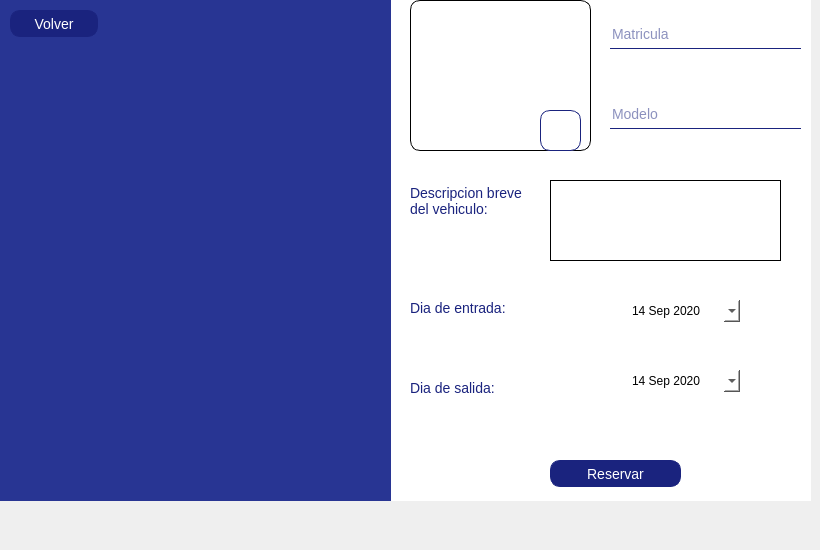
    <widget class="QWidget" name="ReservacionPremium">
     <widget class="QGroupBox" name="groupBox_7">
      <property name="geometry">
       <rect>
        <x>0</x>
        <y>-40</y>
        <width>811</width>
        <height>541</height>
       </rect>
      </property>
      <property name="styleSheet">
       <string notr="true">*{
background-color: transparent;
border: none;
}


QGroupBox{
background-color:white;
border: none;

}

QLineEdit{
color: #1a237e;
border-bottom: 1px solid #1a237e;
border-color: #1a237e;
font-size:14px;
}

QLabel{
color:#1a237e;
background-color: transparent;
font-size:14px

}

QPushButton{
color: white;
background-color: #1a237e;
font-size:14px;
border: 1px solid #1a237e;
border-radius: 10px; 
padding: 2px 4px;
}


</string>
      </property>
      <property name="title">
       <string/>
      </property>
      <property name="checkable">
       <bool>false</bool>
      </property>
      <widget class="QPushButton" name="reservarcajon_3">
       <property name="geometry">
        <rect>
         <x>550</x>
         <y>500</y>
         <width>131</width>
         <height>27</height>
        </rect>
       </property>
       <property name="styleSheet">
        <string notr="true"/>
       </property>
       <property name="text">
        <string>Reservar</string>
       </property>
      </widget>
      <widget class="QLineEdit" name="Modelo_2">
       <property name="geometry">
        <rect>
         <x>610</x>
         <y>140</y>
         <width>191</width>
         <height>29</height>
        </rect>
       </property>
       <property name="styleSheet">
        <string notr="true"/>
       </property>
       <property name="readOnly">
        <bool>false</bool>
       </property>
       <property name="placeholderText">
        <string>Modelo</string>
       </property>
       <property name="clearButtonEnabled">
        <bool>true</bool>
       </property>
      </widget>
      <widget class="QLineEdit" name="Matricula_2">
       <property name="geometry">
        <rect>
         <x>610</x>
         <y>60</y>
         <width>191</width>
         <height>29</height>
        </rect>
       </property>
       <property name="styleSheet">
        <string notr="true"/>
       </property>
       <property name="placeholderText">
        <string>Matricula</string>
       </property>
      </widget>
      <widget class="QLabel" name="fotouser_3">
       <property name="geometry">
        <rect>
         <x>410</x>
         <y>40</y>
         <width>181</width>
         <height>151</height>
        </rect>
       </property>
       <property name="styleSheet">
        <string notr="true">border: 1px solid black;
border-radius:10px;</string>
       </property>
       <property name="text">
        <string/>
       </property>
      </widget>
      <widget class="QPushButton" name="autofoto_3">
       <property name="geometry">
        <rect>
         <x>540</x>
         <y>150</y>
         <width>41</width>
         <height>41</height>
        </rect>
       </property>
       <property name="styleSheet">
        <string notr="true">QPushButton{
	border-image: url(:/Imagenes/camara.png);
    background-color: white;
    width: 36px;
    height: 36px;
}</string>
       </property>
       <property name="text">
        <string/>
       </property>
      </widget>
      <widget class="QPlainTextEdit" name="descripcion_2">
       <property name="geometry">
        <rect>
         <x>550</x>
         <y>220</y>
         <width>231</width>
         <height>81</height>
        </rect>
       </property>
       <property name="styleSheet">
        <string notr="true">border: 1px solid black;</string>
       </property>
       <property name="plainText">
        <string/>
       </property>
      </widget>
      <widget class="QLabel" name="label_Registro_5">
       <property name="geometry">
        <rect>
         <x>-10</x>
         <y>20</y>
         <width>401</width>
         <height>521</height>
        </rect>
       </property>
       <property name="styleSheet">
        <string notr="true">background-color: rgb(40, 53, 147);</string>
       </property>
       <property name="text">
        <string/>
       </property>
      </widget>
      <widget class="QLabel" name="label_15">
       <property name="geometry">
        <rect>
         <x>410</x>
         <y>340</y>
         <width>151</width>
         <height>16</height>
        </rect>
       </property>
       <property name="text">
        <string>Dia de entrada:</string>
       </property>
      </widget>
      <widget class="QLabel" name="label_16">
       <property name="geometry">
        <rect>
         <x>410</x>
         <y>420</y>
         <width>151</width>
         <height>16</height>
        </rect>
       </property>
       <property name="text">
        <string>Dia de salida:</string>
       </property>
      </widget>
      <widget class="QLabel" name="label_22">
       <property name="geometry">
        <rect>
         <x>410</x>
         <y>220</y>
         <width>151</width>
         <height>41</height>
        </rect>
       </property>
       <property name="text">
        <string>Descripcion breve 
del vehiculo: </string>
       </property>
      </widget>
      <widget class="QDateEdit" name="dia_inicio">
       <property name="geometry">
        <rect>
         <x>630</x>
         <y>340</y>
         <width>110</width>
         <height>22</height>
        </rect>
       </property>
       <property name="styleSheet">
        <string notr="true">background-color: rgb(255, 255, 255);</string>
       </property>
       <property name="minimumDate">
        <date>
         <year>2020</year>
         <month>9</month>
         <day>14</day>
        </date>
       </property>
       <property name="calendarPopup">
        <bool>true</bool>
       </property>
      </widget>
      <widget class="QDateEdit" name="dia_fin">
       <property name="geometry">
        <rect>
         <x>630</x>
         <y>410</y>
         <width>110</width>
         <height>22</height>
        </rect>
       </property>
       <property name="styleSheet">
        <string notr="true">background-color: rgb(255, 255, 255);</string>
       </property>
       <property name="minimumDate">
        <date>
         <year>2020</year>
         <month>9</month>
         <day>14</day>
        </date>
       </property>
       <property name="calendarPopup">
        <bool>true</bool>
       </property>
      </widget>
      <widget class="QPushButton" name="regresar_6">
       <property name="geometry">
        <rect>
         <x>10</x>
         <y>50</y>
         <width>88</width>
         <height>27</height>
        </rect>
       </property>
       <property name="styleSheet">
        <string notr="true"/>
       </property>
       <property name="text">
        <string>Volver</string>
       </property>
      </widget>
      <widget class="QGroupBox" name="groupBox_23">
       <property name="geometry">
        <rect>
         <x>40</x>
         <y>150</y>
         <width>291</width>
         <height>271</height>
        </rect>
       </property>
       <property name="styleSheet">
        <string notr="true">border-image: url(:/Imagenes/premium.png);
background-color:transparent;</string>
       </property>
       <property name="title">
        <string/>
       </property>
      </widget>
     </widget>
    </widget>
